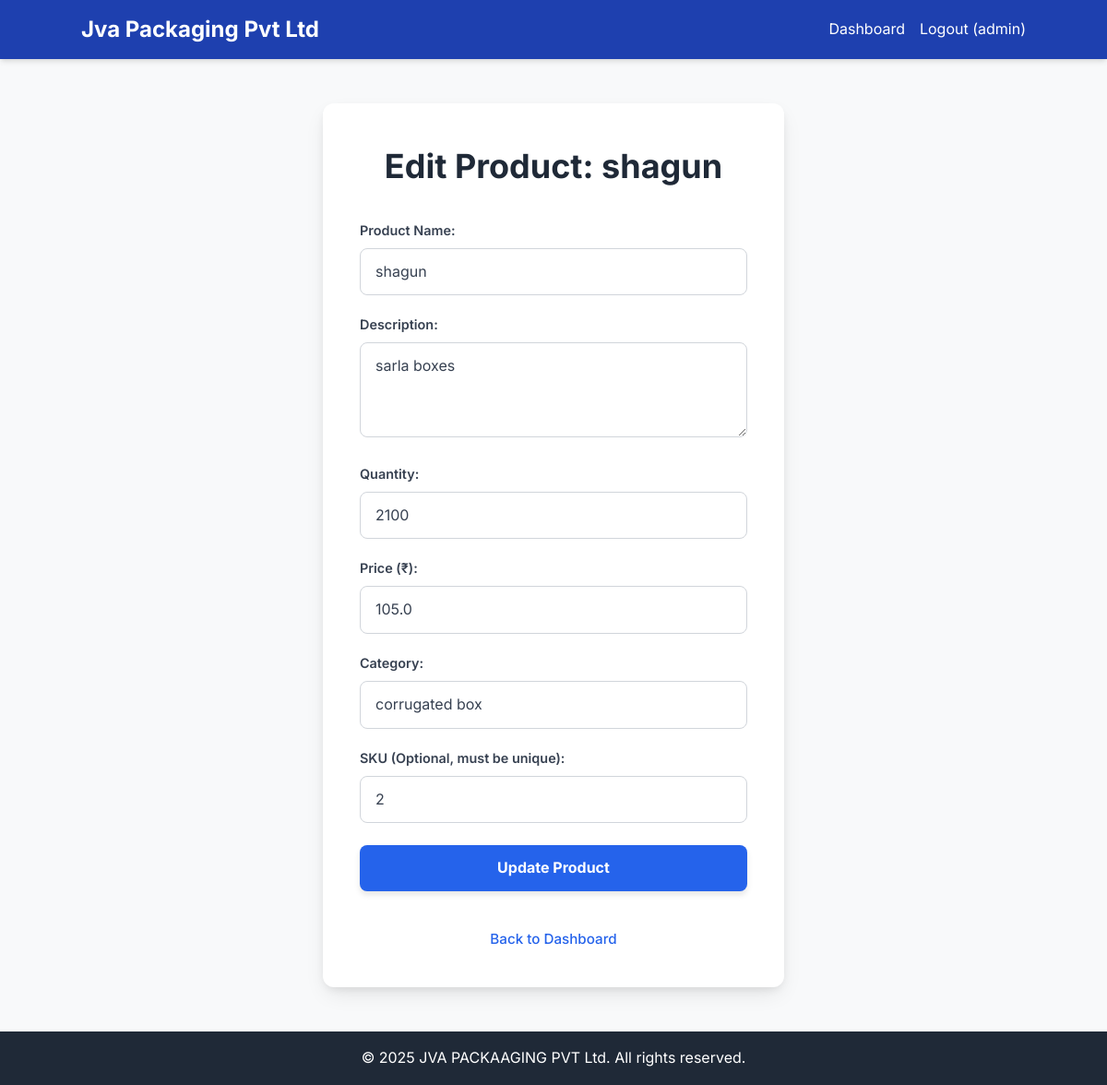
The app's page /edit_product/2 (signed in) with its own data.
### app.py (models this page shows, shortened)
class Product(db.Model):
    id = db.Column(db.Integer, primary_key=True)
    name = db.Column(db.String(100), nullable=False)
    description = db.Column(db.Text, nullable=True)
    quantity = db.Column(db.Integer, nullable=False, default=0)
    price = db.Column(db.Float, nullable=False, default=0.0)
    category = db.Column(db.String(50), nullable=True)
    sku = db.Column(db.String(50), unique=True, nullable=True)
    user_id = db.Column(db.Integer, db.ForeignKey('user.id'), nullable=False)

### app.py (the view, shortened to what this page needs)
@app.route('/edit_product/<int:product_id>', methods=['GET', 'POST'])
@login_required
def edit_product(product_id):
    product = Product.query.get_or_404(product_id)
    if product.user_id != session['user_id']:
        flash('You are not authorized to edit this product.', 'danger')
        return redirect(url_for('index'))
    return render_template('add_edit_product.html', product=product)

### app.py (called while the page is built)
def login_required(f):
    @wraps(f)
    def decorated_function(*args, **kwargs):
        if request.path.startswith('/api/'):
            if 'user_id' not in session:
                return jsonify({"message": "Authentication required"}), 401
            return f(*args, **kwargs)
        else:
            if 'user_id' not in session:
                flash('Please log in to access this page.', 'warning')
                return redirect(url_for('login'))
            return f(*args, **kwargs)
    return decorated_function

### templates/add_edit_product.html (shortened to what this page needs)
{% extends "base.html" %}
{% block content %}
<div class="form-container">
    <div class="form-card">
        <h1 class="form-title">
            {% if product %}Edit Product: {{ product.name }}{% else %}Add New Product{% endif %}
        </h1>
        <form method="POST" action="{% if product %}{{ url_for('edit_product', product_id=product.id) }}{% else %}{{ url_for('add_product') }}{% endif %}">
            <div class="form-group">
                <label for="name" class="form-label">Product Name:</label>
                <input type="text" id="name" name="name" required
                       value="{{ product.name if product else '' }}"
                       class="form-input">
            </div>
            <div class="form-group">
                <label for="description" class="form-label">Description:</label>
                <textarea id="description" name="description" rows="3"
                          class="form-input form-textarea">{{ product.description if product else '' }}</textarea>
            </div>
            <div class="form-group">
                <label for="quantity" class="form-label">Quantity:</label>
                <input type="number" id="quantity" name="quantity" required min="0"
                       value="{{ product.quantity if product else 0 }}"
                       class="form-input">
            </div>
            <div class="form-group">
                <label for="price" class="form-label">Price (₹):</label>
                <input type="number" id="price" name="price" required step="0.01" min="0"
                       value="{{ product.price if product else 0.00 }}"
                       class="form-input">
            </div>
            <div class="form-group">
                <label for="category" class="form-label">Category:</label>
                <input type="text" id="category" name="category"
                       value="{{ product.category if product else '' }}"
                       class="form-input">
            </div>
            <div class="form-group">
                <label for="sku" class="form-label">SKU (Optional, must be unique):</label>
                <input type="text" id="sku" name="sku"
                       value="{{ product.sku if product else '' }}"
                       class="form-input">
            </div>
            <div class="flex items-center justify-between mt-6">
                <button type="submit" class="form-button">
                    {% if product %}Update Product{% else %}Add Product{% endif %}
                </button>
            </div>
        </form>
        <div class="mt-4 text-center">
            <a href="{{ url_for('index') }}" class="back-link">Back to Dashboard</a>
        </div>
    </div>
</div>
{% endblock %}

### static/style.css (style rules this page uses)
html, body { height: 100%; margin: 0; padding: 0; scroll-behavior: smooth; }
body { font-family: 'Inter', sans-serif, Arial, sans-serif; line-height: 1.6; color: #333; background-color: #f8f9fa; }
a { text-decoration: none; color: white; transition: color 0.3s ease, transform 0.2s ease; }
button, .btn { cursor: pointer; transition: background-color 0.3s ease, transform 0.2s ease, box-shadow 0.3s ease; border: none; outline: none; }
.form-container { display: flex; justify-content: center; align-items: center; min-height: calc(100vh - 150px); padding: 1rem; }
.form-card { background-color: #ffffff; padding: 2.5rem; border-radius: 0.75rem; box-shadow: 0 10px 25px -5px rgba(0, 0, 0, 0.1), 0 4px 10px -2px rgba(0, 0, 0, 0.08); width: 100%; max-width: 500px; text-align: center; }
.form-title { font-size: 2.25rem; font-weight: 700; color: #1f2937; margin-bottom: 1.75rem; }
.form-group { margin-bottom: 1.25rem; text-align: left; }
.form-label { display: block; color: #374151; font-size: 0.9rem; font-weight: 600; margin-bottom: 0.5rem; }
.form-input { width: 100%; padding: 0.75rem 1rem; border: 1px solid #d1d5db; border-radius: 0.5rem; box-sizing: border-box; font-size: 1rem; color: #374151; transition: border-color 0.2s ease, box-shadow 0.2s ease; }
.form-textarea { min-height: 80px; resize: vertical; }
.form-button { width: 100%; padding: 0.75rem 1.5rem; background-color: #2563eb; color: white; font-weight: 700; border-radius: 0.5rem; box-shadow: 0 4px 6px rgba(0, 0, 0, 0.1); }
.back-link { display: inline-block; margin-top: 1.5rem; color: #2563eb; font-size: 0.95rem; font-weight: 500; }

### records on screen
Product: name "shagun", description "sarla boxes", quantity "2100", price "105.0", category "corrugated box", sku "2"

### other values on screen
{{ session.username }} "admin"
